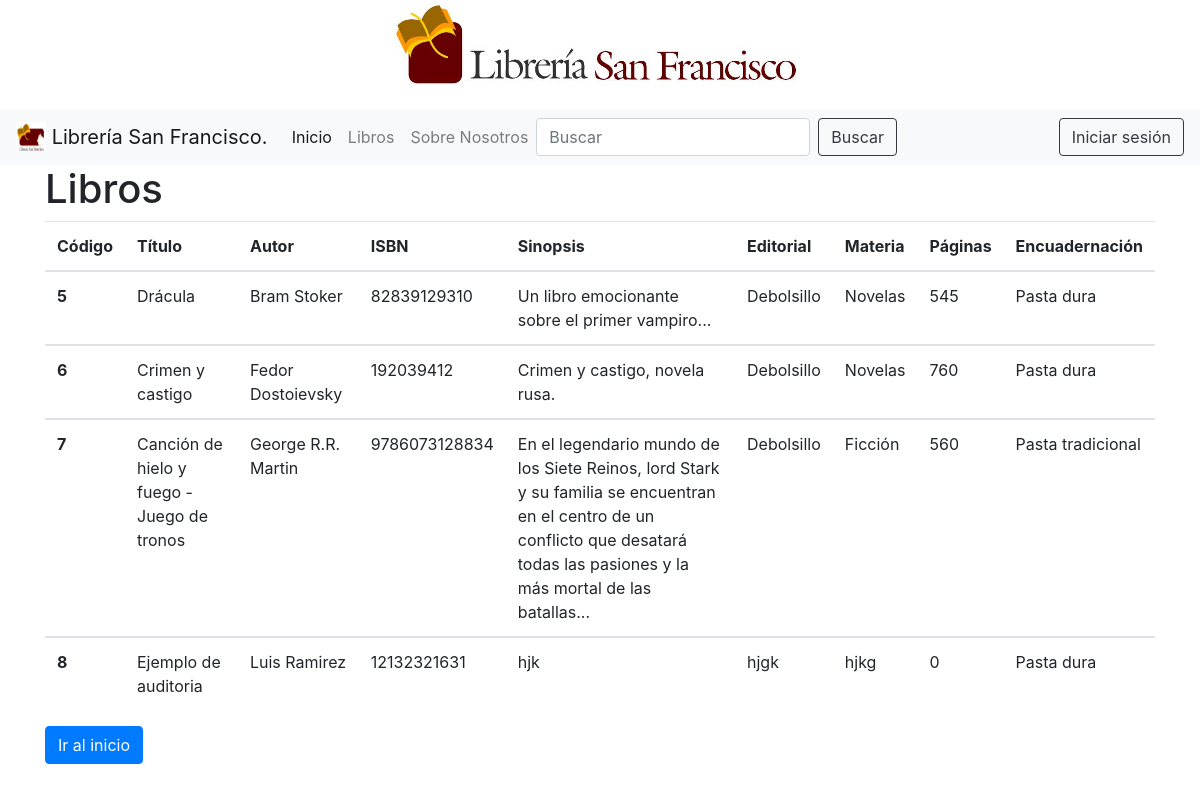
Page /mostrar_libros.php on the earlier database version.
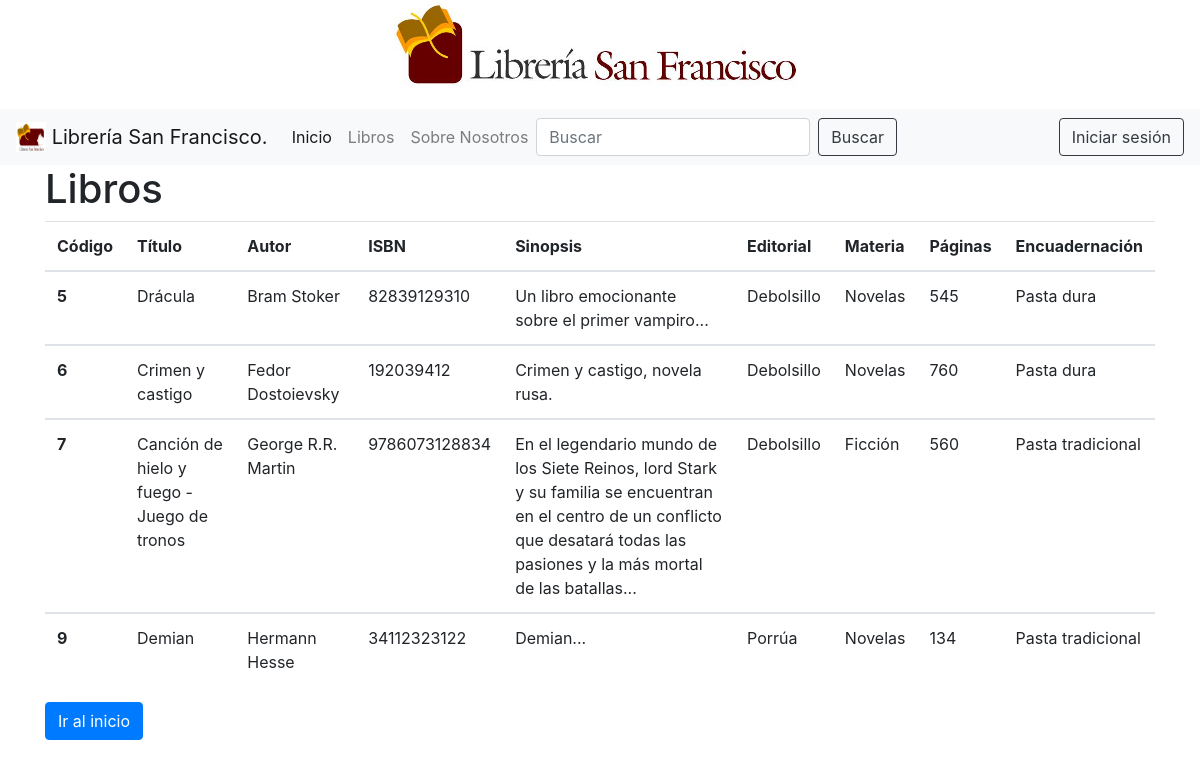
Same page on the later database version.
### tables this page shows
CREATE TABLE `libros` (
  `codigo` int(11) NOT NULL,
  `titulo` varchar(50) NOT NULL,
  `autor` varchar(50) NOT NULL,
  `isbn` varchar(25) NOT NULL,
  `sinopsis` varchar(500) NOT NULL,
  `editorial` varchar(50) NOT NULL,
  `materia` varchar(50) NOT NULL,
  `paginas` int(11) NOT NULL,
  `encuadernacion` varchar(25) NOT NULL
);

### mostrar_libros.php (the view, shortened to what this page needs)
<?php
require 'conexion.php';
$sql = "SELECT * FROM libros";
$resultado = $conexion->query($sql);
?>
<!DOCTYPE html>
<html>
<head>
</head>
<body>
	<?php include 'navbar.php'; ?>
	<div class="container" style="margin:auto;">
                <h1>Libros</h1>
                <form action="index.php">
                    <table class="table table-responsive">
                        <thead>
                            <tr>
                                <th scope="col">Código</th>
                                <th scope="col">Título</th>
                                <th scope="col">Autor</th>
                                <th scope="col">ISBN</th>
                                <th scope="col">Sinopsis</th>
                                <th scope="col">Editorial</th>
                                <th scope="col">Materia</th>
                                <th scope="col">Páginas</th>
                                <th scope="col">Encuadernación</th>
                            </tr>
                        </thead>
                        <?php while($row = $resultado->fetch_assoc()):?>
                        <?php
                        	$codigo = $row["codigo"];
                            $titulo = $row["titulo"];
                            $autor = $row["autor"];
                            $isbn = $row["isbn"];
                            $sinopsis = $row["sinopsis"];
                            $editorial = $row["editorial"];
                            $materia = $row["materia"];
                            $paginas = $row["paginas"];
                            $encuadernacion = $row["encuadernacion"];
                        ?>
                        <tbody>
                            <tr>
                                <th scope="row"><?php echo $codigo ?></th>
                                <td><?php echo $titulo ?></td>
                                <td><?php echo $autor ?></td>
                                <td><?php echo $isbn ?></td>
                                <td><?php echo $sinopsis ?></td>
                                <td><?php echo $editorial ?></td>
                                <td><?php echo $materia ?></td>
                                <td><?php echo $paginas ?></td>
                                <td><?php echo $encuadernacion ?></td>
                            </tr>
                            <?php endwhile; ?>
                        </tbody>
                    </table>
                    <button type="submit" class="btn btn-primary" name="send">Ir al inicio</button>
                </form>
            </div>
</body>
</html>

Differences in the rows shown:
removed libros: codigo "8", titulo "Ejemplo de auditoria", autor "Luis Ramirez", isbn "12132321631", sinopsis "hjk", editorial "hjgk", materia "hjkg", paginas "0", encuadernacion "Pasta dura"
added libros: codigo "9", titulo "Demian", autor "Hermann Hesse", isbn "34112323122", sinopsis "Demian...", editorial "Porrúa", materia "Novelas", paginas "134", encuadernacion "Pasta tradicional"
